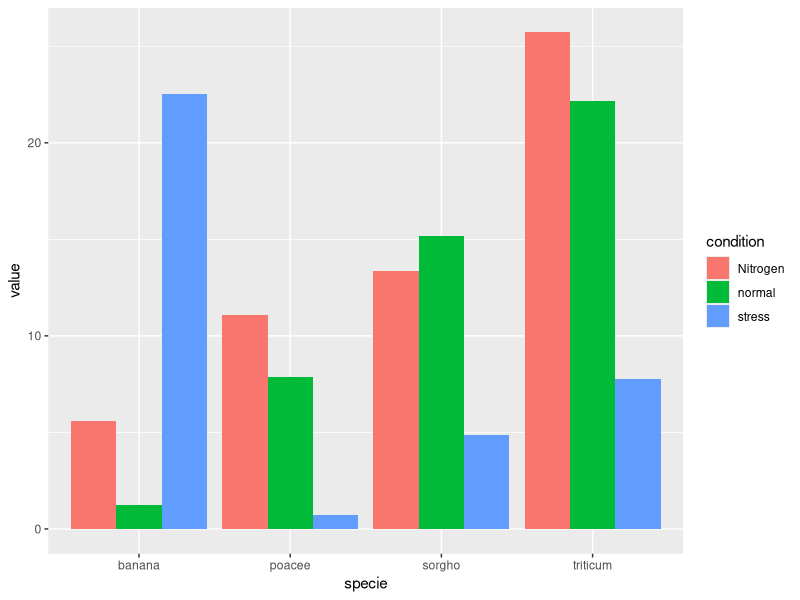

The R script that drew this image:

# library
library(ggplot2)

# create a dataset
specie=c(rep("sorgho" , 3) , rep("poacee" , 3) , rep("banana" , 3) , rep("triticum" , 3) )
condition=rep(c("normal" , "stress" , "Nitrogen") , 4)
value=abs(rnorm(12 , 0 , 15))
data=data.frame(specie,condition,value)

# Grouped
ggplot(data, aes(fill=condition, y=value, x=specie)) + 
  geom_bar(position="dodge", stat="identity")
